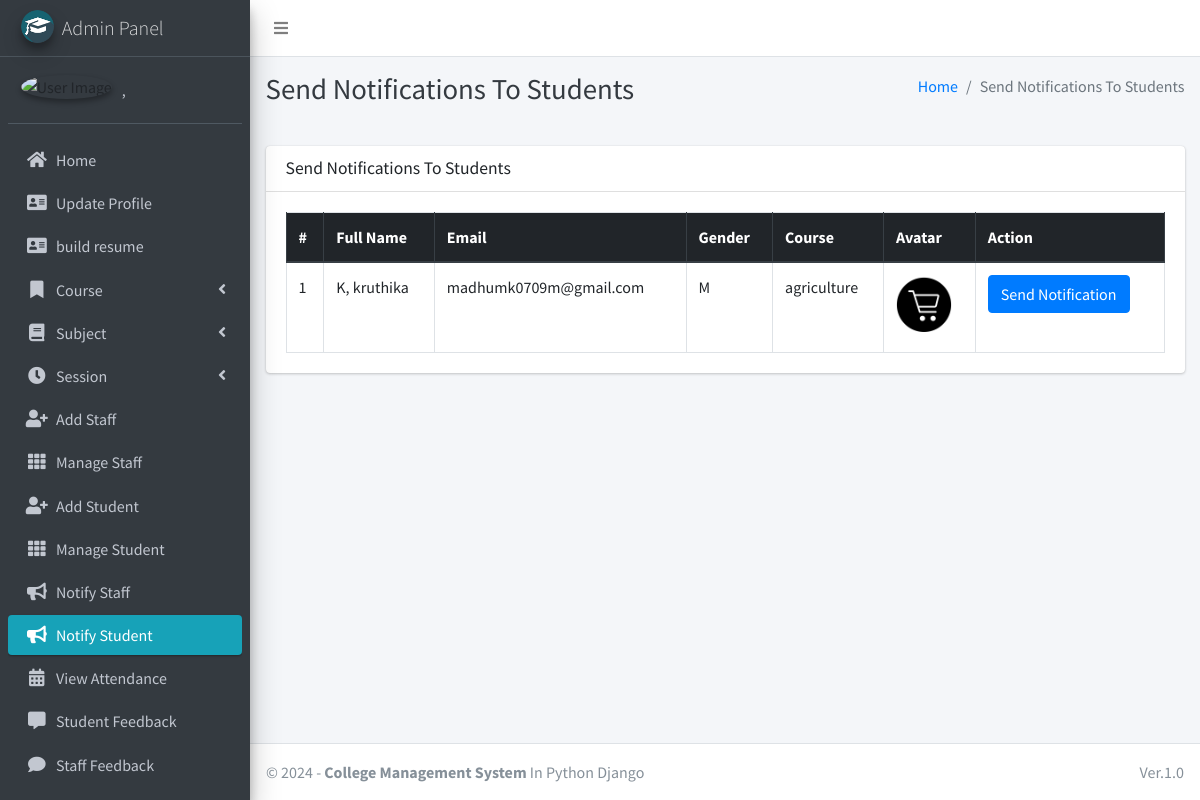
Page /admin_notify_student (signed in) on the committed database.
### main_app/models.py (models this page shows, shortened)
class CustomUser(AbstractUser):
    USER_TYPE = ((1, "HOD"), (2, "Staff"), (3, "Student"))
    GENDER = [("M", "Male"), ("F", "Female")]
    username = None  # Removed username, using email instead
    email = models.EmailField(unique=True)
    user_type = models.CharField(default=1, choices=USER_TYPE, max_length=1)
    gender = models.CharField(max_length=1, choices=GENDER)
    profile_pic = models.ImageField()
    address = models.TextField()
    fcm_token = models.TextField(default="")  # For firebase notifications
    created_at = models.DateTimeField(auto_now_add=True)
    updated_at = models.DateTimeField(auto_now=True)
    USERNAME_FIELD = "email"
    REQUIRED_FIELDS = []
    objects = CustomUserManager()
    def __str__(self):
        return self.last_name + ", " + self.first_name

class Student(models.Model):
    admin = models.OneToOneField(CustomUser, on_delete=models.CASCADE)
    course = models.ForeignKey(Course, on_delete=models.DO_NOTHING, null=True, blank=False)
    session = models.ForeignKey(Session, on_delete=models.DO_NOTHING, null=True)

class Course(models.Model):
    name = models.CharField(max_length=120)
    created_at = models.DateTimeField(auto_now_add=True)
    updated_at = models.DateTimeField(auto_now=True)

### main_app/hod_views.py (the view)
# urls.py: path("admin_notify_student", hod_views.admin_notify_student,
def admin_notify_student(request):
    student = CustomUser.objects.filter(user_type=3)
    context = {
        'page_title': "Send Notifications To Students",
        'students': student
    }
    return render(request, "hod_template/student_notification.html", context)

### main_app/templates/hod_template/student_notification.html (shortened to what this page needs)
{% extends 'main_app/base.html' %}
{% load static %}
{% block page_title %}{{page_title}}{% endblock page_title %}
{% block content %}
<section class="content">
    <div class="container-fluid">
        <div class="row">
            <div class="col-md-12">
                <div class="card">
                    <div class="card-header">
                        <h3 class="card-title">{{page_title}}</h3>
                    </div>
                    <div class="card-body">
                        <table id="example2" class="table table-bordered table-hover">
                            <thead class="thead-dark">
                                <tr>
                                    <th>#</th>
                                    <th>Full Name</th>
                                    <th>Email</th>
                                    <th>Gender</th>
                                    <th>Course</th>
                                    <th>Avatar</th>
                                    <th>Action</th>
                                </tr>
                            </thead>
                            <tbody>
                                {% for student in students %}
                                <tr>
                                    <td>{{ forloop.counter }}</td>
                                    <td>{{student.last_name}}, {{student.first_name}}</td>
                                    <td>{{student.email}}</td>
                                    <td>{{student.gender}}</td>
                                    <td>{{student.student.course.name}}</td>
                                    <td>
                                        {% if student.profile_pic == ""  %}
                                        No Image
                                        {% else %}
                                        <img class="img img-fluid mb-2" height="56" width="56"
                                            src="{{student.profile_pic}}" alt="">
                                        {% endif %}
                                    </td>
                                    <td><button data-toggle = "modal" data-target = "#myModal"class="btn btn-primary show_notification" value="{{student.id}}">Send Notification</button>
                                    </td>
                                </tr>
                                {% endfor %}
                            </tbody>
                        </table>
                    </div>
                </div>
            </div>
        </div>
    </div>
</section>
{% endblock content %}

### main_app/templates/main_app/base.html (shortened to what this page needs)
{% load static %}
<!DOCTYPE html>
<html>
<head>
    <link rel="stylesheet" href="{% static 'plugins/fontawesome-free/css/all.min.css'%} ">
    <link rel="stylesheet" href="https://code.ionicframework.com/ionicons/2.0.1/css/ionicons.min.css">
    <link rel="stylesheet"
        href="{% static 'plugins/tempusdominus-bootstrap-4/css/tempusdominus-bootstrap-4.min.css'%} ">
    <link rel="stylesheet" href="{% static 'plugins/icheck-bootstrap/icheck-bootstrap.min.css'%} ">
    <link rel="stylesheet" href="{% static 'dist/css/adminlte.min.css'%} ">
    <link rel="stylesheet" href="{% static 'plugins/overlayScrollbars/css/OverlayScrollbars.min.css'%} ">
    <link rel="stylesheet" href="{% static 'plugins/daterangepicker/daterangepicker.css'%} ">
</head>
<body class="hold-transition sidebar-mini layout-fixed">
    <div class="wrapper">
        <nav class="main-header navbar navbar-expand navbar-white navbar-light">
            <ul class="navbar-nav">
                <li class="nav-item">
                    <a class="nav-link" data-widget="pushmenu" href="#"><i class="fas fa-bars"></i></a>
                </li>
            </ul>
        </nav>
        {% include "main_app/sidebar_template.html" with user=user %}
        <div class="content-wrapper">
            <div class="content-header">
                <div class="container-fluid">
                    <div class="row mb-2">
                        <div class="col-sm-6">
                            <h1 class="m-0 text-dark">{% block page_title %}{% endblock page_title %}</h1>
                        </div>
                        <div class="col-sm-6">
                            <ol class="breadcrumb float-sm-right">
                                <li class="breadcrumb-item"><a href="#">Home</a></li>
                                <li class="breadcrumb-item active">{{ page_title }}</li>
                            </ol>
                        </div>
                    </div>
                </div>
            </div>
<section class="content">
    <div class="container-fluid">
        <div class="row">
            <div class="col-md-12">
            </div></div></div></section>
            {% block content %}
            {% endblock content %}
        </div>
        {% include "main_app/footer.html" %}
    </div>
</body>
</html>

### main_app/templates/main_app/sidebar_template.html (shortened to what this page needs)
{% load static %}
<aside class="main-sidebar sidebar-dark-info elevation-4">
    {% if request.user.user_type == '1' %}
    <a href="{% url 'admin_home' %}" class="brand-link">
        <img src="{% static 'dist/img/cmsl.png' %} " alt="AdminLTE Logo"
            class="brand-image img-circle elevation-3" >
        <span class="brand-text font-weight-light">Admin Panel</span>
    </a>
    <div class="sidebar">
        <div class="user-panel mt-3 pb-3 mb-3 d-flex">
            <div class="image">
                <img src="{{ request.user.profile_pic}}" class="img-circle elevation-2" alt="User Image">
            </div>
            <div class="info">
                <a href="#" class="d-block">{{user}}</a>
            </div>
        </div>
        <nav class="mt-2">
            <ul class="nav nav-pills nav-sidebar flex-column" data-widget="treeview" role="menu" data-accordion="false">
                <li class="nav-item">
                    {% url 'admin_home' as admin_home %}
                    <a href="{{admin_home}}" class="nav-link {% if admin_home == request.path %} active {% endif %}">
                        <i class="nav-icon fas fa-home"></i>
                        <p>
                            Home
                        </p>
                    </a>
                </li>
                <li class="nav-item">
                    {% url 'admin_view_profile' as admin_view_profile %}
                    <a href="{{admin_view_profile}}"
                        class="nav-link {% if admin_view_profile == request.path %} active {% endif %}">
                        <i class="nav-icon fas fa-address-card"></i>
                        <p>
                            Update Profile
                        </p>
                    </a>
                </li>
                <li class="nav-item">
                    {% url 'resumeinput' as resumeinput %}
                    <a href="{{resumeinput}}"
                        class="nav-link">
                        <i class="nav-icon fas fa-address-card"></i>
                        <p>
                            build resume
                        </p>
                    </a>
                </li>
                <li class="nav-item has-treeview">
                    <a href="#" class="nav-link">
                        <i class="nav-icon fas fa-bookmark"></i>
                        <p>
                            Course
                            <i class="fas fa-angle-left right"></i>
                        </p>
                    </a>
                </li>
                <li class="nav-item has-treeview">
                    <a href="#" class="nav-link">
                        <i class="nav-icon fas fa-book"></i>
                        <p>
                            Subject
                            <i class="fas fa-angle-left right"></i>
                        </p>
                    </a>
                </li>
                <li class="nav-item has-treeview">
                    <a href="#" class="nav-link">
                        <i class="nav-icon fas fa-clock"></i>
                        <p>
                            Session
                            <i class="fas fa-angle-left right"></i>
                        </p>
                    </a>
                </li>
                <li class="nav-item">
                    {% url 'add_staff' as add_staff %}
                    <a href="{{add_staff}}" class="nav-link {% if add_staff == request.path %} active {% endif %}">
                        <i class="nav-icon fas fa-user-plus"></i>
                        <p>
                            Add Staff
                        </p>
                    </a>
                </li>
                <li class="nav-item">
                    {% url 'manage_staff' as manage_staff %}
                    {% url 'edit_staff' staff_id as edit_staff %}
                    <a href="{{manage_staff}}"
                        class="nav-link {% if manage_staff == request.path or request.path == edit_staff %} active {% endif %}">
                        <i class="nav-icon fas fa-th"></i>
                        <p>
                            Manage Staff
                        </p>
                    </a>
                </li>
                <li class="nav-item">
                    {% url 'add_student' as add_student%}
                    <a href="{{add_student}}" class="nav-link  {% if add_student == request.path %} active {% endif %}">
                        <i class="nav-icon fas fa-user-plus"></i>
                        <p>
                            Add Student
                        </p>
                    </a>
                </li>
                <li class="nav-item">
                    {% url 'manage_student' as manage_student %}
                    {% url 'edit_student' student_id as edit_student %}
                    <a href="{{manage_student}}"
                        class="nav-link  {% if edit_student == request.path or manage_student == request.path %} active {% endif %}">
                        <i class="nav-icon fas fa-th"></i>
                        <p>
                            Manage Student
                        </p>
                    </a>
                </li>
                <li class="nav-item">
                    {% url 'admin_notify_staff' as admin_notify_staff %}
                    <a href="{{admin_notify_staff}}"
                        class="nav-link {% if admin_notify_staff == request.path %} active {% endif %}">
                        <i class="nav-icon fas fa-bullhorn"></i>
                        <p>
                            Notify Staff
                        </p>
                    </a>
                </li>
                <li class="nav-item">
                    {% url 'admin_notify_student' as admin_notify_student %}
                    <a href="{{admin_notify_student}}"
                        class="nav-link {% if admin_notify_student == request.path %} active {% endif %}">
                        <i class="nav-icon fas fa-bullhorn"></i>
                        <p>
                            Notify Student
                        </p>
                    </a>
                </li>
                <li class="nav-item">
                    {% url 'admin_view_attendance' as admin_view_attendance %}
                <li class="nav-item">
                    <a href="{{admin_view_attendance}}"
                        class="nav-link  {% if admin_view_attendance == request.path %} active {% endif %}">
                        <i class="nav-icon fas fa-calendar-alt"></i>
                        <p>
                            View Attendance
                        </p>
                    </a>
                </li>
                <li class="nav-item">
                    {% url 'student_feedback_message' as student_feedback_message %}
                    <a href="{{ student_feedback_message }}"
                        class="nav-link  {% if student_feedback_message == request.path %} active {% endif %}">
                        <i class="nav-icon fas fa-comment-alt"></i>
                        <p>
                            Student Feedback
                        </p>
                    </a>
                </li>
                <li class="nav-item">
                    {% url 'staff_feedback_message' as staff_feedback_message %}
                    <a href="{{staff_feedback_message}}"
                        class="nav-link   {% if staff_feedback_message == request.path %} active {% endif %}">
                        <i class="nav-icon fas fa-comment"></i>
                        <p>
                            Staff Feedback
                        </p>
                    </a>
                </li>
                <li class="nav-item">
                    {% url 'view_staff_leave' as view_staff_leave %}
                    <a href="{{view_staff_leave}}"
                        class="nav-link  {% if view_staff_leave == request.path %} active {% endif %}">
                    </a>
                </li>
                                        {% endif %}
                                    </ul>
                                </nav>
                            </div>
</aside>

### main_app/templates/main_app/footer.html
<footer class="main-footer">
    &copy; {% now "Y" %} - <strong>College Management System</strong>
    In Python Django
    <div class="float-right d-none d-sm-inline-block">
       Ver.1.0
    </div>
</footer>

### rows in the picture
CustomUser: last_name+first_name ","
CustomUser: last_name "K", first_name "kruthika", email "madhumk0709m@gmail.com", gender "M", student.course.name "agriculture", profile_pic (picture)

### other values in the picture
{{ page_title }} "Send Notifications To Students"
